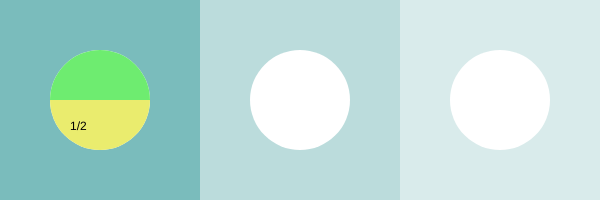
Frame 1 (no input)
Frame 60 (no input): identical to frame 1, image omitted
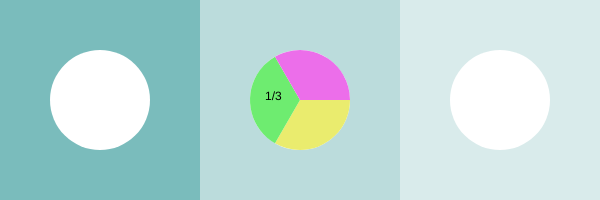
Frame 120 (the mouse pressed at the canvas centre since frame 60)

The p5.js sketch that drew these frames (run headless with seeded random() and noise() and a simulated clock; from frame 60 on, the mouse is pressed at the canvas centre):

// p5.js sketch
// ── sketch.js
function setup() {
  createCanvas(600, 200);
  background(220);
}

function draw() {
  noStroke();
  fill(122, 188, 188);
  rect(0,0, width/3, height);
  fill(187, 220, 220);
  rect(width/3,0, width/3, height);
  fill(217, 235, 235);
  rect(width*2/3,0, width/3, height);
  fill(255,255,255);
  ellipse(width/6, height/2, 100);
  ellipse(width/2, height/2, 100);
  ellipse(width*5/6, height/2, 100);

  if(mouseX<width/3){
    fill(234, 236, 110);
    arc(width/6, height/2, 100, 100, 0, PI, CHORD);
    fill(110, 236, 112);
    arc(width/6, height/2, 100, 100, PI, 0, CHORD);
    fill(0);
    text("1/2", 0+70, height-70);
  }

  if(mouseX<width*2/3 & mouseX>width/3) {
    point1 = 0;
    point2 = radians(360/3);
    point3 = radians(360*2/3);
    fill(234, 236, 110);
    arc(width/2, height/2, 100, 100, point1, point2, PIE);
    fill(110, 236, 112);
    arc(width/2, height/2, 100, 100, point2, point3, PIE);
    fill(236, 110, 234);
    arc(width/2, height/2, 100, 100, point3, point1, PIE);
    fill(0);
    text("1/3", width*1/3+65, height-100);
  }
  if(mouseX>width*2/3) {
    point1 = 0;
    point2 = radians(360/4);
    point3 = radians(360*1/2);
    point4 = radians(360*3/4);
    fill(234, 236, 110);
    arc(width*5/6, height/2, 100, 100, point1, point2, PIE);
    fill(110, 236, 112);
    arc(width*5/6, height/2, 100, 100, point2, point3, PIE);
    fill(236, 110, 234);
    arc(width*5/6, height/2, 100, 100, point3, point4, PIE);
    fill(110, 171, 236);
    arc(width*5/6, height/2, 100, 100, point4, point1, PIE);
    fill(0);
    text("1/4", width*2/3+70, height-70);
  }

}

// ── english.html
<!DOCTYPE html>
<html lang="en">
  <head>
   <title></title>

    <link href="css/bootstrap_default.css" rel="stylesheet">
    <link href="css/styles.css" rel="stylesheet">

    <!-- HTML5 shim and Respond.js for IE8 support of HTML5 elements and media queries -->
    <!-- WARNING: Respond.js doesn't work if you view the page via file:// -->
    <!--[if lt IE 9]>
      <script src="https://oss.maxcdn.com/html5shiv/3.7.2/html5shiv.min.js"></script>
      <script src="https://oss.maxcdn.com/respond/1.4.2/respond.min.js"></script>
    <![endif]-->

  </head>
  <body>
    <script src="js/jquery.min.js"></script>
    <script src="js/bootstrap.min.js"></script>


    <nav class = "navbar navbar-default">

      <div
      class= "navbar-header">
        <button
        type="button"
        class="navbar-toggle collapsed"
        data-toggle="collapse"
        data-target="#main_navbar"
        aria-expanded="false">
          open!</button>
      </div>

      <div
      class = "collapse navbar-collapse"
      id="main_navbar"
      >
        <ul class="nav navbar-nav">
          <li>
            <a href="index.html">Home</a>
          </li>
          <li>
            <a href="math.html">Matematica</a>
          </li>
          <li>
            <a href="science.html">Scienza</a>
          </li>
          <li>
            <a href="italian.html">Italiano</a>
          </li>
          <li class="active">
            <a href="english.html">Inglese</a>
          </li>

        </ul>
      </div>
    </nav>
    <div class="container">
      <h1>Inglese</h1>
    </div>


    <ol class="breadcrumb">
      <li class="breadcrumb-item"><a href="index.html">Home</a></li>
      <li class="breadcrumb-item active"><a href="english.html">Inglese</a></li>
    </ol>
  </body>
</html>

// ── italian.html
<!DOCTYPE html>
<html lang="en">
  <head>
   <title></title>

    <link href="css/bootstrap_default.css" rel="stylesheet">
    <link href="css/styles.css" rel="stylesheet">

    <!-- HTML5 shim and Respond.js for IE8 support of HTML5 elements and media queries -->
    <!-- WARNING: Respond.js doesn't work if you view the page via file:// -->
    <!--[if lt IE 9]>
      <script src="https://oss.maxcdn.com/html5shiv/3.7.2/html5shiv.min.js"></script>
      <script src="https://oss.maxcdn.com/respond/1.4.2/respond.min.js"></script>
    <![endif]-->

  </head>
  <body>
    <script src="js/jquery.min.js"></script>
    <script src="js/bootstrap.min.js"></script>


    <nav class = "navbar navbar-default">

      <div
      class= "navbar-header">
        <button
        type="button"
        class="navbar-toggle collapsed"
        data-toggle="collapse"
        data-target="#main_navbar"
        aria-expanded="false">
          open!</button>
      </div>

      <div
      class = "collapse navbar-collapse"
      id="main_navbar"
      >
        <ul class="nav navbar-nav">
          <li >
            <a href="index.html">Home</a>
          </li>
          <li>
            <a href="math.html">Matematica</a>
          </li>
          <li>
            <a href="science.html">Scienza</a>
          </li>
          <li class="active">
            <a href="italian.html">Italiano</a>
          </li>
          <li >
            <a href="english.html">Inglese</a>
          </li>

        </ul>
      </div>
    </nav>
    <div class="container">
      <h1>Italiano</h1>
    </div>


    <ol class="breadcrumb">
      <li class="breadcrumb-item"><a href="index.html">Home</a></li>
      <li class="breadcrumb-item active"><a href="italian.html">Italiano</a></li>
    </ol>
  </body>
</html>

// ── math.html
<!DOCTYPE html>
<html lang="en">
  <head>
   <title></title>

    <link href="css/bootstrap_default.css" rel="stylesheet">
    <link href="css/styles.css" rel="stylesheet">

    <!-- HTML5 shim and Respond.js for IE8 support of HTML5 elements and media queries -->
    <!-- WARNING: Respond.js doesn't work if you view the page via file:// -->
    <!--[if lt IE 9]>
      <script src="https://oss.maxcdn.com/html5shiv/3.7.2/html5shiv.min.js"></script>
      <script src="https://oss.maxcdn.com/respond/1.4.2/respond.min.js"></script>
    <![endif]-->

  </head>
  <body>
    <script src="js/jquery.min.js"></script>
    <script src="js/bootstrap.min.js"></script>


    <nav class = "navbar navbar-default">

      <div
      class= "navbar-header">
        <button
        type="button"
        class="navbar-toggle collapsed"
        data-toggle="collapse"
        data-target="#main_navbar"
        aria-expanded="false">
          open!</button>
      </div>

      <div
      class = "collapse navbar-collapse"
      id="main_navbar"
      >
        <ul class="nav navbar-nav">
          <li>
            <a href="index.html">Home</a>
          </li>
          <li class="active">
            <a href="math.html">Matematica</a>
          </li>
          <li>
            <a href="science.html">Scienza</a>
          </li>
          <li>
            <a href="italian.html">Italiano</a>
          </li>
          <li >
            <a href="english.html">Inglese</a>
          </li>

        </ul>
      </div>
    </nav>
    <div class="container">
      <h1>Matematica</h1>
    </div>


    <ol class="breadcrumb">
      <li class="breadcrumb-item"><a href="index.html">Home</a></li>
      <li class="breadcrumb-item active"><a href="math.html">Matematica</a></li>
    </ol>
  </body>
</html>

// ── science.html
<!DOCTYPE html>
<html lang="en">
  <head>
   <title></title>

    <script src="js/jquery-2.1.4.min.js"></script>
    <script src="js/handlebars-v3.0.3.js"></script>

    <script src="js/jquery.min.js"></script>
    <script src="js/bootstrap.min.js"></script>

    <link href="css/bootstrap_default.css" rel="stylesheet">
    <link href="css/styles.css" rel="stylesheet">

    <!-- HTML5 shim and Respond.js for IE8 support of HTML5 elements and media queries -->
    <!-- WARNING: Respond.js doesn't work if you view the page via file:// -->
    <!--[if lt IE 9]>
      <script src="https://oss.maxcdn.com/html5shiv/3.7.2/html5shiv.min.js"></script>
      <script src="https://oss.maxcdn.com/respond/1.4.2/respond.min.js"></script>
    <![endif]-->

  </head>

  <body>
    <nav class = "navbar navbar-default">

      <div
      class= "navbar-header">
        <button
        type="button"
        class="navbar-toggle collapsed"
        data-toggle="collapse"
        data-target="#main_navbar"
        aria-expanded="false">
          open!</button>
      </div>

      <div
      class = "collapse navbar-collapse"
      id="main_navbar"
      >
        <ul class="nav navbar-nav">
          <li>
            <a href="index.html">Home</a>
          </li>
          <li>
            <a href="math.html">Matematica</a>
          </li>
          <li class="active">
            <a href="science.html">Scienza</a>
          </li>
          <li>
            <a href="italian.html">Italiano</a>
          </li>
          <li >
            <a href="english.html">Inglese</a>
          </li>

        </ul>
      </div>
    </nav>


    <div class="container">
      <h1>Scienza</h1>
    </div>


    <ol class="breadcrumb">
      <li class="breadcrumb-item"><a href="index.html">Home</a></li>
      <li class="breadcrumb-item active"><a href="science.html">Scienza</a></li>
    </ol>


  </body>
</html>
